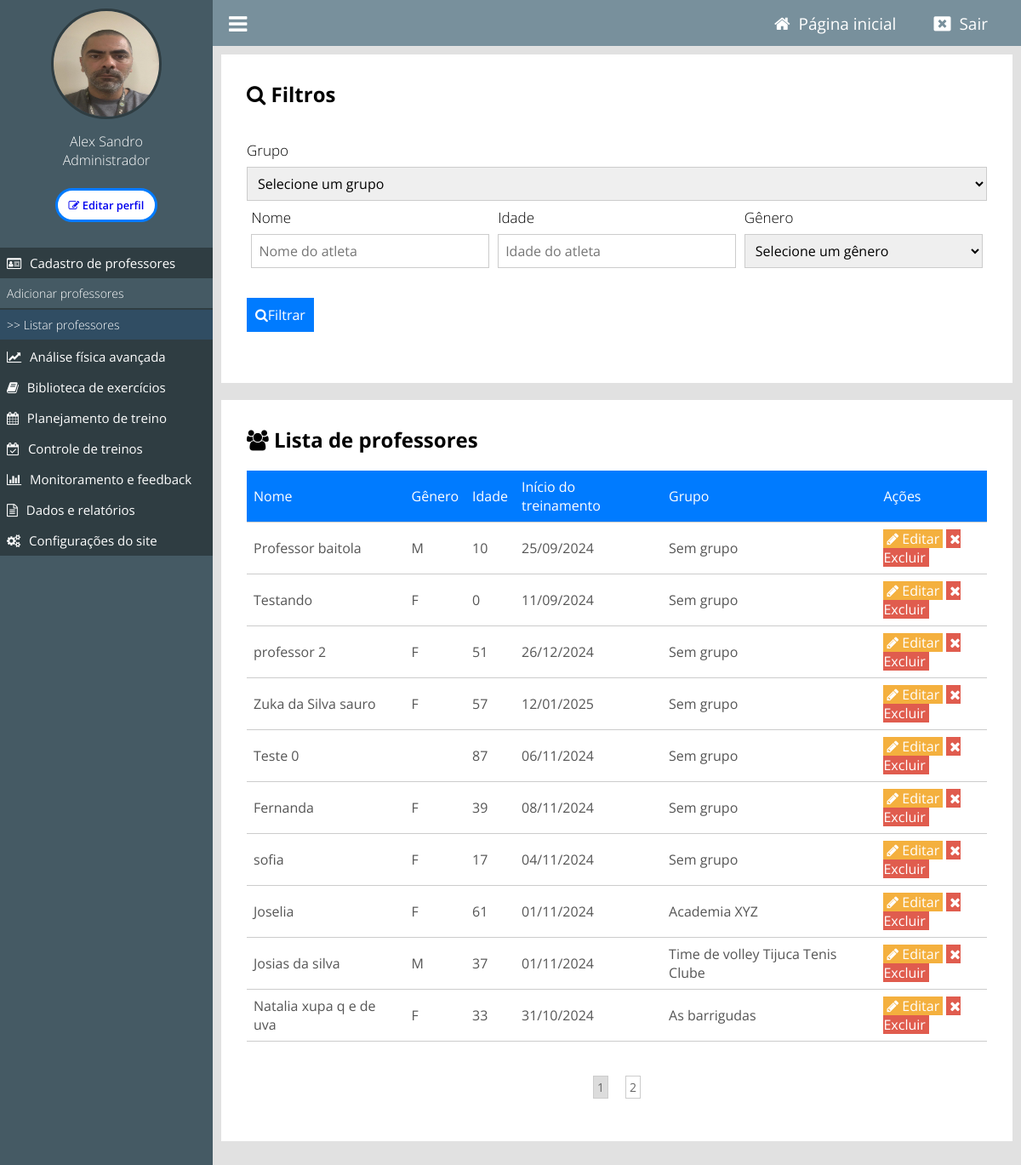
The page /painel/listar-usuarios (signed in) on the database its author committed.
### tables this page shows
CREATE TABLE IF NOT EXISTS `tb_grupos_usuarios` (
  `id` int NOT NULL AUTO_INCREMENT,
  `grupo` varchar(255) NOT NULL,
  `professor_id` int DEFAULT NULL,
  PRIMARY KEY (`id`)
);

### classes/MySql.php (called while the page is built)
<?php
    class MySql{
        private static $pdo;
        public static function conectar(){
            if(self::$pdo == null){
                try{
                    self::$pdo = new PDO('mysql:host='.HOST.';dbname='.DATABASE,USER,PASSWORD,array(PDO::MYSQL_ATTR_INIT_COMMAND => "SET NAMES utf8"));
                    self::$pdo->setAttribute(PDO::ATTR_ERRMODE,PDO::ERRMODE_EXCEPTION);
                }catch(Exception $e) {
                    echo 'erro ao conectar, tente novamente mais tarde';
                }
            }
            return self::$pdo;
        }
    }
?>

### painel/pages/listar-usuarios.php (the view, shortened to what this page needs)
<?php
require_once('../config.php');
$professorID = $_SESSION['id'];
$itens_por_pagina = 10;
$pagina_atual = isset($_GET['page']) ? (int)$_GET['page'] : 1;
$inicio = ($pagina_atual - 1) * $itens_por_pagina;
$nomeFiltro = isset($_GET['NomeFiltro']) ? $_GET['NomeFiltro'] : '';
$idadeFiltro = isset($_GET['IdadeFiltro']) ? (int)$_GET['IdadeFiltro'] : '';
$sql = "SELECT u.*, g.grupo AS grupo_nome FROM `tb_admin.usuarios` u
        LEFT JOIN `tb_grupos_usuarios` g ON u.grupo_id = g.id
        WHERE u.professor_id = ?";
$filters = [$professorID];
$sql .= " LIMIT ?, ?";
$filters[] = $inicio;
$filters[] = $itens_por_pagina;
$sql = MySql::conectar()->prepare($sql);
for ($i = 1; $i <= count($filters); $i++) {
    $sql->bindValue($i, $filters[$i - 1], is_int($filters[$i - 1]) ? PDO::PARAM_INT : PDO::PARAM_STR);
}
$sql->execute();
$usuarios = $sql->fetchAll();
$sqlTotal = "SELECT COUNT(*) FROM `tb_admin.usuarios` WHERE professor_id = ?";
$totalFilters = [$professorID];
$sqlTotal = MySql::conectar()->prepare($sqlTotal);
$sqlTotal->execute($totalFilters);
$total_usuarios = $sqlTotal->fetchColumn();
$total_paginas = ceil($total_usuarios / $itens_por_pagina);
?>
<div class="box-content">
    <h2><i class="fa fa-search mr-2"></i> Filtros</h2>
    <form>
        <div class="form-group left w100">
            <label for="GrupoFiltro">Grupo</label>
            <select name="GrupoFiltro" id="GrupoFiltro" class="form-control">
                <option value="">Selecione um grupo</option>
            </select>
        </div>
        <div class="linha">
            <div class="form-group w33">
                <label for="NomeFiltro">Nome</label>
                <input type="text" name="NomeFiltro" id="NomeFiltro" placeholder="Nome do atleta" class="form-control default-focus" value="<?php echo htmlspecialchars($nomeFiltro); ?>">
            </div>
            <div class="form-group w33">
                <label for="IdadeFiltro">Idade</label>
                <input type="number" name="IdadeFiltro" id="IdadeFiltro" placeholder="Idade do atleta" class="form-control" value="<?php echo htmlspecialchars($idadeFiltro); ?>">
            </div>
            <div class="form-group w33">
                <label for="GeneroFiltro">Gênero</label>
                <select id="GeneroFiltro" name="GeneroFiltro" class="form-control">
                    <option selected="" value="">Selecione um gênero</option>
                </select>
            </div>
        </div>
        <div class="form-group">
            <button type="submit" name="filtrar"><a><i class="fa fa-search mr-2"></i>Filtrar</a></button>
        </div>
    </form>
</div>
<div class="box-content">
    <h2><i class="fa fa-users" aria-hidden="true"></i> Lista de <?php echo ($_SESSION['cargo'] == 2) ? 'professores' : 'alunos'; ?></h2>
    <div class="wraper-table">
        <table>
            <tr>
                <td>Nome</td>
                <td>Gênero</td>
                <td>Idade</td>
                <td>Início do treinamento</td>
                <td>Grupo</td>
                <td>Ações</td>
            </tr>
            <?php if(count($usuarios) > 0): ?>
                <?php foreach($usuarios as $usuario): ?>
                    <tr>
                        <td><?php echo $usuario['nome']; ?></td>
                        <td><?php echo $usuario['sexo']; ?></td>
                        <td>
                            <?php
                                $dataNascimento = new DateTime($usuario['data_nascimento']);
                                $hoje = new DateTime();
                                $idade = $hoje->diff($dataNascimento)->y;
                                echo $idade;
                            ?>
                        </td>
                        <td><?php echo (new DateTime($usuario['data_inicio']))->format('d/m/Y'); ?></td>
                        <td><?php echo isset($usuario['grupo_nome']) ? $usuario['grupo_nome'] : 'Sem grupo'; ?></td>
                        <td>
                            <a class="btn edit" href="editar_usuario.php?id=<?php echo $usuario['id']; ?>"><i class="fa fa-pencil"></i> Editar</a>
                            <a class="btn delete" href=""><i class="fa fa-times"></i> Excluir</a>
                        </td>
                    </tr>
                <?php endforeach; ?>
            <?php else: ?>
                <tr>
                    <td colspan="8">Nenhum usuário encontrado.</td>
                </tr>
            <?php endif; ?>
        </table>
    </div>
    <div class="paginacao">
        <?php for($i = 1; $i <= $total_paginas; $i++): ?>
            <a class="<?php echo ($i == $pagina_atual) ? 'page-selected' : ''; ?>" href="?page=<?php echo $i; ?>"><?php echo $i; ?></a>
        <?php endfor; ?>
    </div>
</div>

### painel/css/style.css (style rules this page uses)
* { margin: 0; padding: 0; box-sizing: border-box; font-family: 'Open Sans', sans-serif; }
html,body { height: 100%; background: rgb(225,225,225); }
body { overflow-x: hidden; }
.w100 { width: 100%; }
.w33 { width: 33.3%; float: left; position: relative; padding:0 5px; }
.linha { display: flex; flex-flow: row wrap; align-items: center; justify-content: center; }
.left { float: left; }
.box-content { background: white; padding: 30px; margin-bottom: 20px; }
.wraper-table { overflow-x: auto; }
table { margin: 20px 0; width: 100%; border-collapse: collapse; min-width: 900px; }
table tr:nth-of-type(1) { background: #007bff; color: white; }
table tr { color: #555; border-bottom: 1px solid #ccc; }
table td { padding: 8px; }
table a.btn { text-decoration: none; padding: 0 4px; color: white; font-size: 16px; }
a.btn.edit { background: #F4B03E; }
a.btn.delete { background: #E05C4E; }
.paginacao { margin: 20px 0; text-align: center; }
.paginacao a { font-size: 14px; margin: 0 8px; display: inline-block; padding: 3px 4px; border: 1px solid #ccc; text-decoration: none; color: #666; }
.paginacao a.page-selected { background: rgb(220, 220, 220); }
.box-content form { margin: 30px 0; }
.box-content form label { font-size: 17px; font-weight: 300; color: black; display: block; margin-top: 8px; }
.box-content form input[type=text], .box-content form input[type=password], .box-content form input[type=email], .box-content form input[type=number], .box-content form input[type=date] { margin-top: 8px; font-size: 16px; font-weight: normal; color: black; width: 100%; height: 40px; padding-left: 8px; border: 1px solid #ccc; }
.box-content form select { margin-top: 8px; font-size: 16px; font-weight: normal; color: black; width: 100%; height: 40px; padding-left: 8px; border: 1px solid #ccc; }
.box-content form button { width: auto; height: 40px; cursor: pointer; margin-top: 35px; background: #007bff; font-size: 16px; color: white; border: 0; padding: 5px 10px; }

### rows shown on the page
tb_admin.usuarios: nome "Professor baitola", sexo "M", data_inicio "25/09/2024", shows "Sem grupo"
tb_admin.usuarios: nome "Testando", sexo "F", data_inicio "11/09/2024", shows "Sem grupo"
tb_admin.usuarios: nome "professor 2", sexo "F", data_inicio "26/12/2024", shows "Sem grupo"
tb_admin.usuarios: nome "Zuka da Silva sauro", sexo "F", data_inicio "12/01/2025", shows "Sem grupo"
tb_admin.usuarios: nome "Teste 0", data_inicio "06/11/2024", shows "Sem grupo"
tb_admin.usuarios: nome "Fernanda", sexo "F", data_inicio "08/11/2024", shows "Sem grupo"
tb_admin.usuarios: nome "sofia", sexo "F", data_inicio "04/11/2024", shows "Sem grupo"
tb_admin.usuarios: nome "Joselia", sexo "F", data_inicio "01/11/2024", tb_grupos_usuarios.grupo "Academia XYZ"
tb_admin.usuarios: nome "Josias da silva", sexo "M", data_inicio "01/11/2024", tb_grupos_usuarios.grupo "Time de volley Tijuca Tenis Clube"
tb_admin.usuarios: nome "Natalia xupa q e de uva", sexo "F", data_inicio "31/10/2024", tb_grupos_usuarios.grupo "As barrigudas"

### other values the page prints
$_SESSION['nome'] "Alex Sandro"
pegaCargo($_SESSION['cargo']) "Administrador"
